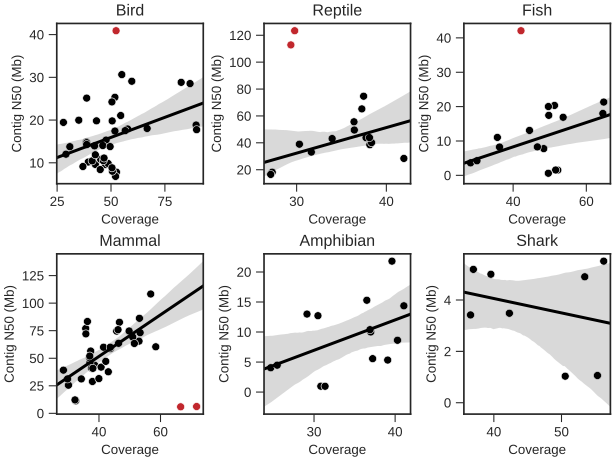

Python code for this plot:
import seaborn as sns
import matplotlib.pyplot as plt
import pandas as pd
plt.rcParams['svg.fonttype'] = 'none' # preserve text labels as text when saving svg file

# Read and combine data frames with assembly statistics and platform info
assembly_stats = pd.read_csv('assembly_stats_cleaned.tsv', sep = '\t')
assembly_stats = assembly_stats.loc[assembly_stats['Haplotype'] != 'Alternate']
platforms = pd.read_csv('new_sequencing_platform.tsv', sep = '\t')

merged = assembly_stats.merge(platforms)
merged.Platform =  merged.Platform.str.split('_').str[-1]

# Mark assemblies by species class
merged['Class'] = merged['Assembly Name'].str[0]
merged['Class'] = merged['Class'].map({
    'a': 'Amphibian',
    'b': 'Bird',
    'f': 'Fish',
    'm': 'Mammal',
    'r': 'Reptile',
    's': 'Shark'
})

# Get Total Sequence Read Length from SRA metadata
sra_metadata = pd.read_csv('SRA_metadata.tsv', sep = '\t')
sra_metadata = sra_metadata.dropna(axis = 0, subset = 'Type (CLR/HiFi)')
sra_metadata = sra_metadata.loc[((((sra_metadata['Type (CLR/HiFi)'] == 'HiFi') & 
                                           (sra_metadata['LIBRARY_NAME'].str.contains('fastq', na = False))))) | 
                                (sra_metadata['Type (CLR/HiFi)'] == 'CLR')]

total_sequence_length = sra_metadata.groupby(by = ['Sample@acc'], as_index = False)['Statistics@total_bases'].sum()
total_sequence_length.columns = ['SRS', 'Total Sequence Length']

# Calculate coverage from Total Sequence Length and Total Assembly Length
merged = merged.merge(total_sequence_length, on = 'SRS')
merged['Coverage'] = merged['Total Sequence Length']/merged['Total Assembly Length']

# Filter HiFi assemblies
merged_hifi = merged[(merged['Platform'] == 'HiFi')]
merged_hifi['Contig N50 (Mb)'] = merged_hifi['Contig N50']/1000000

# Mark outliers
outliers = ['mThoBot2.hap1', 'mThoBot2.hap2', 'rCycPin1.hap1', 'rCycPin1.hap2', 'bSarPap1.hap1', 'fLatCha1.pri']
merged_hifi['is_outlier'] = merged_hifi['Assembly Name'].isin(outliers)

# Save final dataframe to tsv
merged_hifi.to_csv('Figure_2c_data.tsv', sep = '\t', index = False)

# Set up plotting
plt.style.use('seaborn-v0_8-ticks')
fig, axs = plt.subplots(2, 3, sharex = False, sharey = False, layout = 'constrained')

# Need to generate facets iteratively in order to superimpose regression line on each scatterplot
for ax, species_class in zip(axs.flat, pd.unique(merged_hifi['Class'])):
    ax.set_title(f'{species_class}')
    sns.scatterplot(
        merged_hifi[(merged_hifi['Platform'] == 'HiFi') & (merged_hifi['Class'] == species_class)], hue = 'is_outlier',
            palette = ['#000000', '#C1272D'],
            x = 'Coverage', y = 'Contig N50 (Mb)', legend = False,
            ax = ax
    )
    sns.regplot(
        merged_hifi[(merged_hifi['Platform'] == 'HiFi') & (merged_hifi['Class'] == species_class) & ~merged_hifi['is_outlier']],
            x = 'Coverage', y = 'Contig N50 (Mb)', scatter = False, truncate = False, line_kws = dict(color='#000000'),
            ax = ax
    )
plt.savefig('Figure_2c.svg')